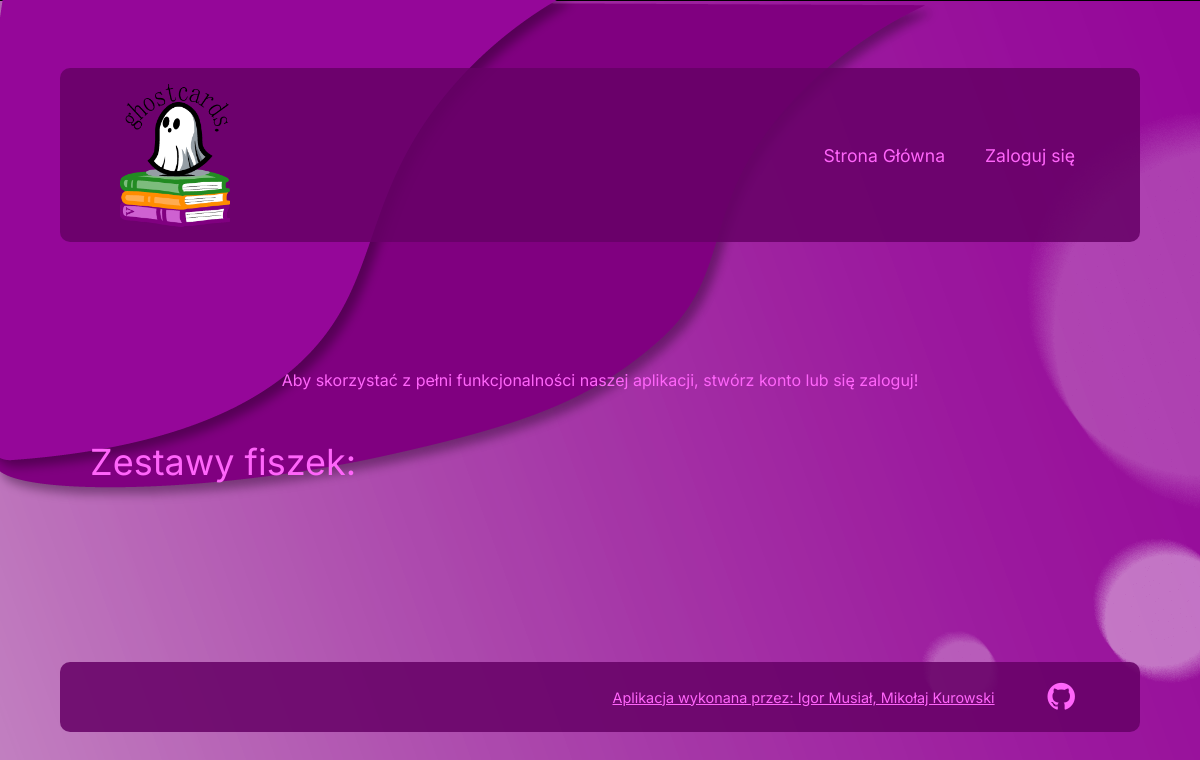
Before: / with the older database file.
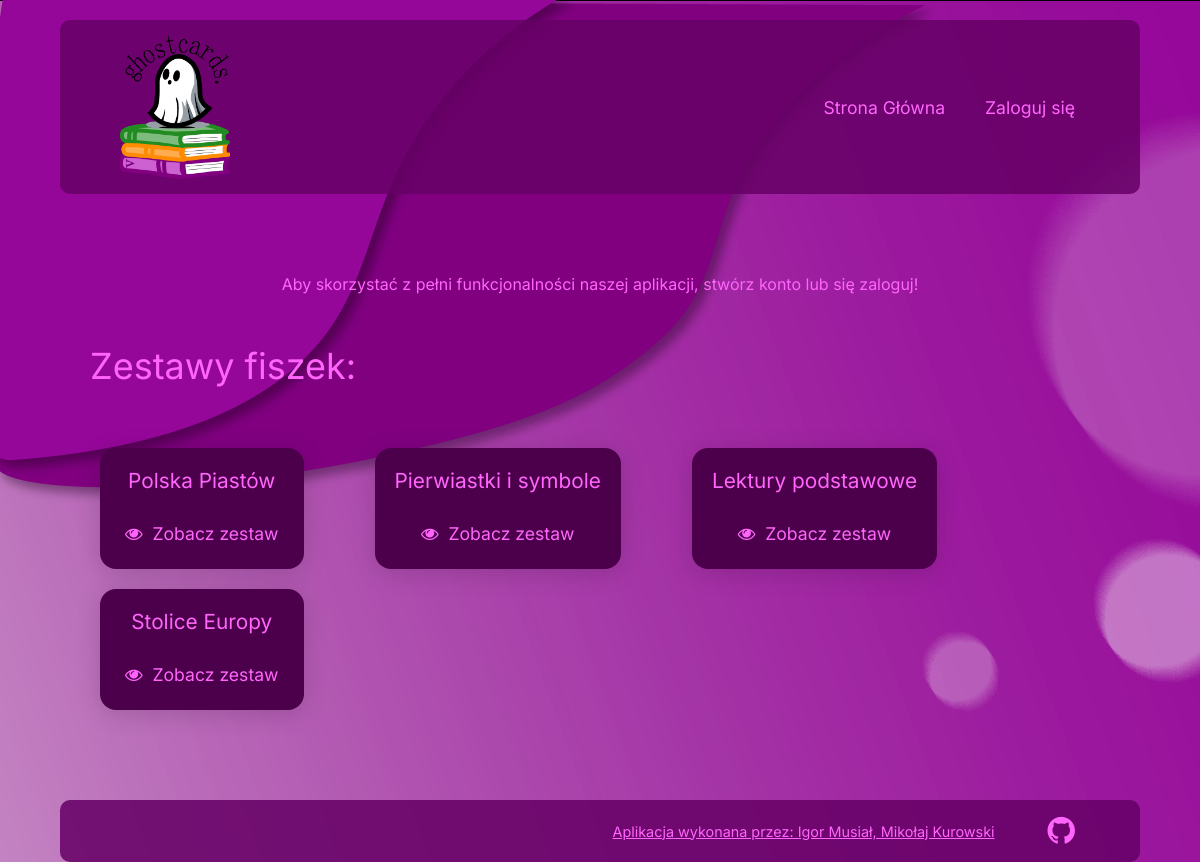
After: the same page with the newer database file.
### tables this page shows
CREATE TABLE `zestawy` (
  `zestaw_id` int(11) NOT NULL,
  `uzytkownik_id` int(11) NOT NULL,
  `nazwa` varchar(255) NOT NULL
);

### index.php (the view, shortened to what this page needs)
<?php include "includes/header.php";
if (!isset($_SESSION['uzytkownik_id'])) {
    echo "<p class='text-normal'>Aby skorzystać z pełni funkcjonalności naszej aplikacji, stwórz konto lub się zaloguj!</p>";
}
?>
<p class="heading-text">Zestawy fiszek:</p>
<?php
$q_selectZestawy = $conn->query("SELECT * FROM zestawy;");
echo "<div class='fiszkas-list'>";
while ($a_selectZestaw = $q_selectZestawy->fetch_assoc()) {
    echo "<div class='fiszka-set'>";
    if (isset($_SESSION['uzytkownik_id'])) {
        $uzytkownik_id = $_SESSION['uzytkownik_id'];
        if ($a_selectZestaw['uzytkownik_id'] == $uzytkownik_id) {
            echo "<p class='fiszka-set-name'>".$a_selectZestaw['nazwa']." (Twój)</p>";
        } else {
            echo "<p class='fiszka-set-name'>".$a_selectZestaw['nazwa']."</p>";
        }
    } else {
        echo "<p class='fiszka-set-name'>".$a_selectZestaw['nazwa']."</p>";
    }
    echo "<a href='zestawy.php?action=view&zestaw_id=".$a_selectZestaw['zestaw_id']."' class='view-fiszka'><i class='fa fa-eye'></i>&nbsp;&nbsp;Zobacz zestaw</a>";
        if ($a_selectZestaw['uzytkownik_id'] == $uzytkownik_id) { ?>
        <?php }
    echo "</div>";
}
echo "</div>";
?>
<?php include "includes/footer.php" ?>

### includes/header.php (shortened to what this page needs)
<!DOCTYPE html>
<html lang="pl">
<head>
    <link rel="stylesheet" href="https://cdnjs.cloudflare.com/ajax/libs/font-awesome/4.7.0/css/font-awesome.min.css">
    <link rel="stylesheet" href="styles/style.css">
</head>
<body>
    <header>
        <section class="header-data">
            <img src="images/main-logo.png" alt="Logo Aplikacji" class="main-logo">
        </section>
        <nav class="header-nav">
            <a href="index.php" class="header-button">Strona Główna</a>
            <?php
            if (!isset($_SESSION['uzytkownik_id'])) {
                echo "<a href='logowanie.php' class='header-button'>Zaloguj się</a>";
            } else {
                echo "<a href='zestawy.php?action=add' class='header-button'>Dodaj zestaw</a>";
                echo "<a href='wyloguj.php' class='header-button'>Wyloguj się</a>";
            }
            ?>
        </nav>
    </header>
    <main>

### includes/footer.php
    </main>
    <footer>
        <section class="footer-end">
            <span class="authors">Aplikacja wykonana przez: Igor Musiał, Mikołaj Kurowski</span>
            <a href="https://github.com/Igorzysko1/GhostSchool" class="github-link" target="_blank"><i class="fa fa-github"></i></a>
        </section>
    </footer>
    </body>
</html>

### styles/style.css (style rules this page uses)
:root { --green-dark: #228b22; --green-light: #7cfc00; --orange-dark: #e0722e; --orange-dark-bg: #855214db; --orange-light: #ff9500; --orange-accent: #ff5900; --purple-dark: #4c004c; --purple-dark-bg: #660066da; --purple-light: #ff65fa; --black: #1a1a1a; --white: #f8f8ff; }
* { margin: 0; padding: 0; box-sizing: border-box; font-family: "Inter"; }
body { margin: 0; padding: 20px 0; width: 100%; height: 100vh; display: flex; flex-direction: column; align-items: center; justify-content: space-evenly; gap: 50px; background: url(../images/main-bg.png); }
header, footer { border-radius: 10px; }
.text-normal { color: var(--purple-light); }
header { display: flex; justify-content: space-between; align-items: center; width: 90%; padding: 10px 5%; background: var(--purple-dark-bg); }
.header-nav { display: flex; justify-content: space-evenly; align-items: center; }
.main-logo { height: 150px; }
.header-button { color: var(--purple-light); font-size: 110%; text-decoration: none; transition: 0.3s; border-radius: 6px; padding: 5px; }
.header-nav { display: flex; gap: 30px; }
footer { display: flex; align-items: center; justify-content: end; width: 90%; height: 70px; padding: 10px 5%; background: var(--purple-dark-bg); }
.footer-end { display: flex; justify-content: end; align-items: center; width: 100%; gap: 5%; }
.github-link > .fa-github { font-size: 200%; color: var(--purple-light); transition: 0.3s; padding: 5px; border-radius: 8px; }
.authors { text-decoration: underline; color: var(--purple-light); font-size: 90%; }
main { width: 90%; border-radius: 10px; padding: 30px; display: flex; flex-direction: column; align-items: center; justify-content: center; gap: 50px; }
.heading-text { font-size: 225%; color: var(--purple-light); align-self: flex-start; }
.fiszkas-list { display: flex; flex-wrap: wrap; align-items: center; gap: 5%; width: 100%; }
.fiszka-set { width: fit-content; max-width: 30%; height: fit-content; border-radius: 20px; padding: 20px; margin: 10px; background-color: var(--purple-dark); backdrop-filter: blur(4px); display: flex; flex-direction: column; align-items: center; gap: 25px; border-radius: 16px; box-shadow: 0 4px 24px rgba(0, 0, 0, 0.15); }
.fiszka-set-name { color: var(--purple-light); font-size: 130%; }
.view-fiszka { color: var(--purple-light); text-decoration: none; font-size: 110%; transition: 0.3s; padding: 5px; border-radius: 8px; width: 100%; text-align: center; }

Changed rows visible on the page:
added zestawy: nazwa "Polska Piastów"
added zestawy: nazwa "Pierwiastki i symbole"
added zestawy: nazwa "Lektury podstawowe"
added zestawy: nazwa "Stolice Europy"
